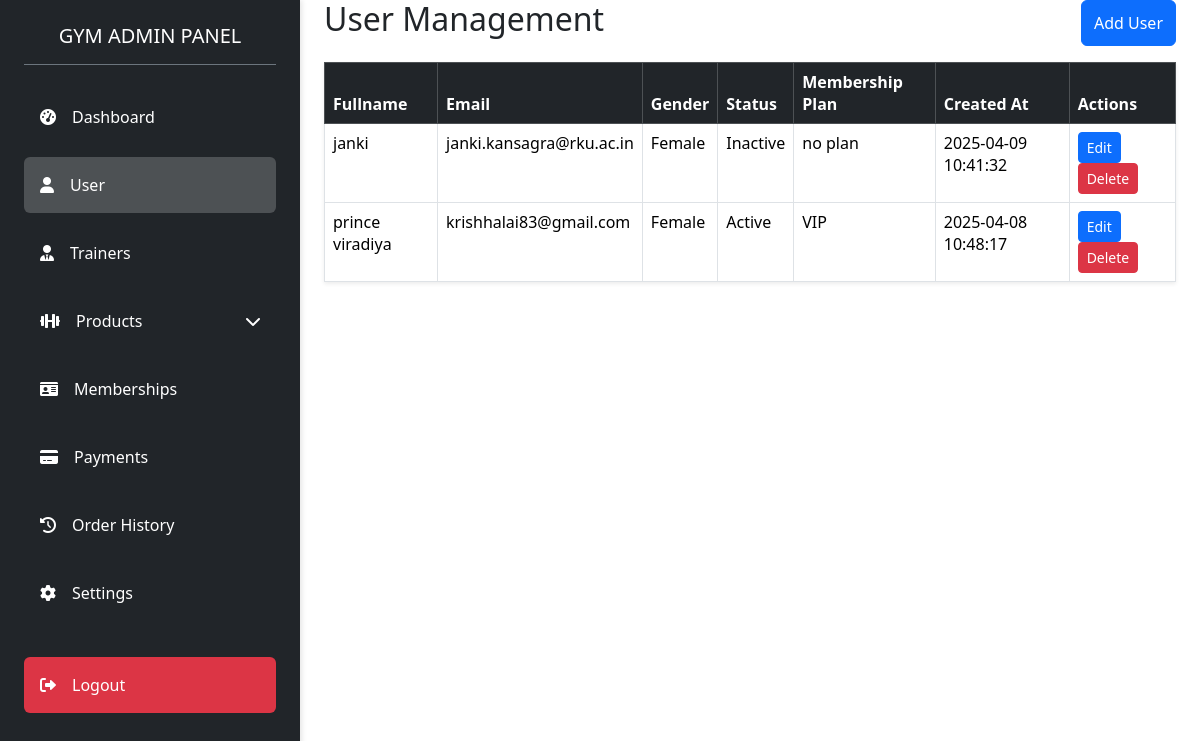
The page /adminPanel/user.php on the database its author committed.
### tables this page shows
CREATE TABLE `users` (
  `id` int NOT NULL,
  `fullname` varchar(100) NOT NULL,
  `email` varchar(100) NOT NULL,
  `gender` enum('male','female','other') NOT NULL,
  `password` varchar(255) NOT NULL,
  `created_at` datetime NOT NULL DEFAULT CURRENT_TIMESTAMP,
  `status` enum('active','inactive') DEFAULT 'inactive',
  `verification_token` varchar(255) DEFAULT NULL,
  `otp` varchar(255) DEFAULT NULL,
  `otp_expiry` datetime DEFAULT NULL,
  `membership_plan` enum('no plan','Basic','Premium','VIP') NOT NULL DEFAULT 'no plan'
);

### adminPanel/user.php (the view, shortened to what this page needs)
<?php
include 'sidebar.php';
?>
<!DOCTYPE html>
<html lang="en">
<head>
    <link href="https://cdn.jsdelivr.net/npm/bootstrap@5.3.3/dist/css/bootstrap.min.css" rel="stylesheet">
</head>
<body>
<div class="container-fluid">
    <div class="row">
        <main class="col-md-12 px-md-4">
            <div class="d-flex justify-content-between mb-3">
                <h2>User Management</h2>
                <button class="btn btn-primary" data-bs-toggle="modal" data-bs-target="#addUserModal">Add User</button>
            </div>
            <table class="table table-bordered bg-white shadow-sm">
                <thead class="table-dark">
                <tr>
                    <th>Fullname</th>
                    <th>Email</th>
                    <th>Gender</th>
                    <th>Status</th>
                    <th>Membership Plan</th>
                    <th>Created At</th>
                    <th>Actions</th>
                </tr>
                </thead>
                <tbody>
                <?php
                $users = $conn->query("SELECT * FROM users ORDER BY id DESC");
                while ($row = $users->fetch_assoc()): ?>
                    <tr>
                        <td><?= htmlspecialchars($row['fullname']) ?></td>
                        <td><?= htmlspecialchars($row['email']) ?></td>
                        <td><?= ucfirst(htmlspecialchars($row['gender'])) ?></td>
                        <td><?= ucfirst(htmlspecialchars($row['status'])) ?></td>
                        <td><?= htmlspecialchars($row['membership_plan']) ?></td>
                        <td><?= htmlspecialchars($row['created_at']) ?></td>
                        <td>
                            <button class="btn btn-sm btn-primary edit-btn" data-id="<?= $row['id'] ?>">Edit</button>
                            <form method="POST" style="display:inline;">
                                <button type="submit" name="delete_user" class="btn btn-sm btn-danger">Delete</button>
                            </form>
                        </td>
                    </tr>
                <?php endwhile; ?>
                </tbody>
            </table>
        </main>
    </div>
</div>
</body>
</html>

### adminPanel/sidebar.php (style rules this page uses)
body { display: flex; }

### rows shown on the page
users: fullname "janki", email "janki.kansagra@rku.ac.in", gender "Female", status "Inactive", membership_plan "no plan", created_at "2025-04-09 10:41:32"
users: fullname "prince viradiya", email "krishhalai83@gmail.com", gender "Female", status "Active", membership_plan "VIP", created_at "2025-04-08 10:48:17"
